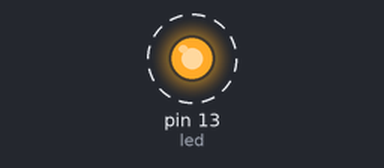
A sketch run on a simulated Arduino Uno, built with avr-gcc and run on an emulated ATmega328P. On the bench: output pins drawn as LEDs (lit = HIGH). Dashed ring = blinking. What the sketch prints to the serial monitor is not drawn.

Above: at 0.2 s.
Timing chart, 0 to 3.0 s (numbered marks = the images above):
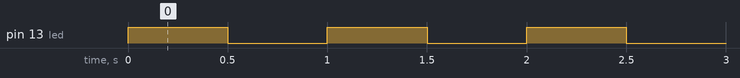

The sketch:

Testing_Arduino_Uno.ino
```cpp
const int led = 13;

void setup() {
  // put your setup code here, to run once:
  Serial.begin(9600);
  pinMode(led, OUTPUT);
  Serial.println("Testing Arduino Uno");
}

void loop() {
  // put your main code here, to run repeatedly:
  digitalWrite(led, HIGH);
  delay(250);
  Serial.println("LED : ON");
  delay(250);
  digitalWrite(led, LOW);
  delay(250);
  Serial.println("LED : OFF");
  delay(250);
}
```

Measured:
- by itself, pin 13 (led): alternates HIGH for 0.50 s and LOW for 0.50 s
